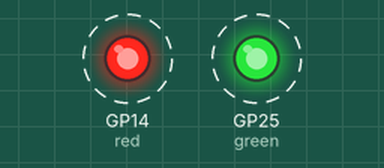
Bench run of a program on a simulated Raspberry Pi Pico running MicroPython. On the bench: output pins drawn as LEDs (lit = HIGH). Dashed ring = blinking.

Above: at 0.2 s.
Timing chart, 0 to 3.0 s (numbered marks = the images above):
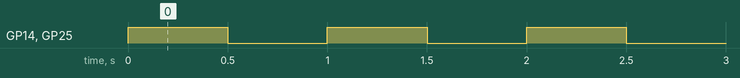

The program:

flash.py
```python
from machine import Pin
import time

red = Pin(14, Pin.OUT)
green = Pin(25, Pin.OUT)

def flash(val):
    red.value(val)
    green.value(val)

while True:
    flash(1)
    time.sleep(0.5)

    flash(0)
    time.sleep(0.5)
```

Measured:
- by itself, GP14 (red), GP25 (green): alternates HIGH for 0.50 s and LOW for 0.50 s
